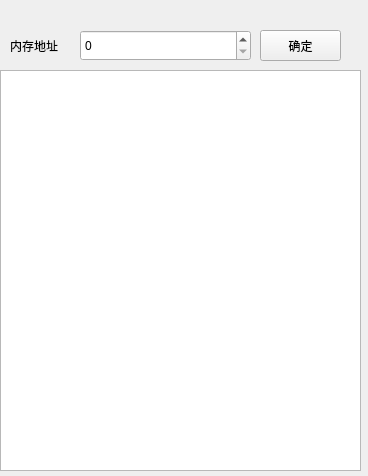
<?xml version="1.0" encoding="UTF-8"?>
<ui version="4.0">
 <class>Member</class>
 <widget class="QWidget" name="Member">
  <property name="enabled">
   <bool>true</bool>
  </property>
  <property name="geometry">
   <rect>
    <x>0</x>
    <y>0</y>
    <width>368</width>
    <height>476</height>
   </rect>
  </property>
  <property name="sizePolicy">
   <sizepolicy hsizetype="Preferred" vsizetype="Preferred">
    <horstretch>0</horstretch>
    <verstretch>0</verstretch>
   </sizepolicy>
  </property>
  <property name="minimumSize">
   <size>
    <width>0</width>
    <height>0</height>
   </size>
  </property>
  <property name="maximumSize">
   <size>
    <width>368</width>
    <height>476</height>
   </size>
  </property>
  <property name="windowTitle">
   <string>内存视图</string>
  </property>
  <widget class="QPushButton" name="pushButton">
   <property name="geometry">
    <rect>
     <x>260</x>
     <y>30</y>
     <width>81</width>
     <height>31</height>
    </rect>
   </property>
   <property name="text">
    <string>确定</string>
   </property>
  </widget>
  <widget class="QSpinBox" name="spinBox">
   <property name="geometry">
    <rect>
     <x>80</x>
     <y>30</y>
     <width>171</width>
     <height>31</height>
    </rect>
   </property>
   <property name="maximum">
    <number>655360000</number>
   </property>
  </widget>
  <widget class="QTextEdit" name="textEdit">
   <property name="geometry">
    <rect>
     <x>0</x>
     <y>70</y>
     <width>361</width>
     <height>401</height>
    </rect>
   </property>
  </widget>
  <widget class="QLabel" name="label">
   <property name="geometry">
    <rect>
     <x>10</x>
     <y>40</y>
     <width>54</width>
     <height>12</height>
    </rect>
   </property>
   <property name="text">
    <string>内存地址</string>
   </property>
  </widget>
 </widget>
 <resources/>
 <connections/>
</ui>
